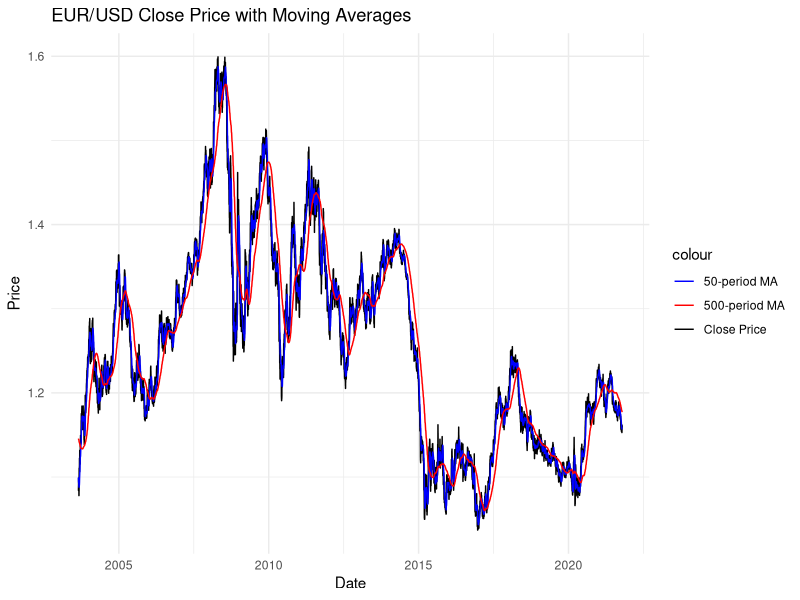
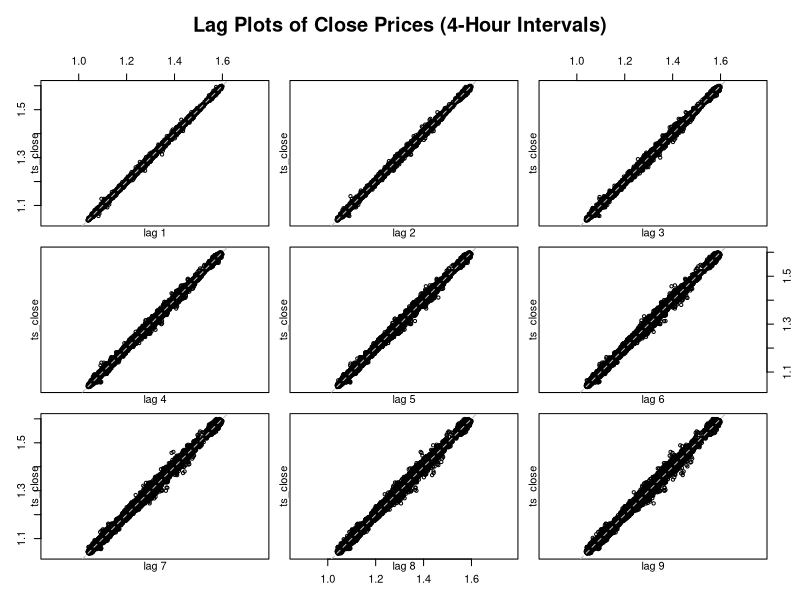
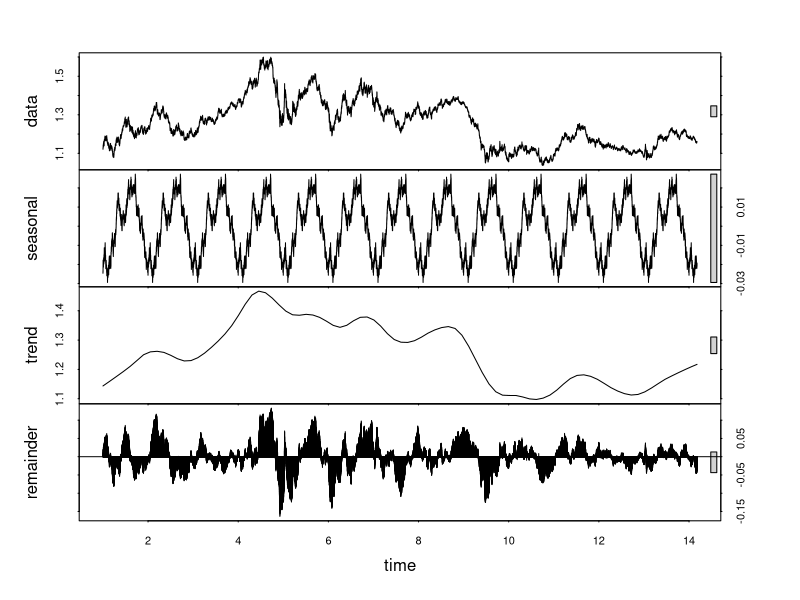

R code for these plots, in order:
## ---- chunk 1
library(TTR)
library(ggplot2)
data <- read.csv("./EURUSD_ForexTrading_4hrs.csv")
## ---- chunk 2
# Calcular las medias móviles
data$MA_short <- SMA(data$close, n = 50)  # Media móvil de 50 periodos
data$MA_long <- SMA(data$close, n = 500)  # Media móvil de 500 periodos
## ---- chunk 3
# Eliminar filas con NA en las medias móviles
data_clean <- na.omit(data)

# Crear el gráfico con las filas limpias
ggplot(data_clean, aes(x = as.POSIXct(Gmt.time, format = "%d.%m.%Y %H:%M:%S"))) +
  geom_line(aes(y = close, color = "Close Price")) +
  geom_line(aes(y = MA_short, color = "50-period MA")) +
  geom_line(aes(y = MA_long, color = "500-period MA")) +
  labs(title = "EUR/USD Close Price with Moving Averages",
       x = "Date", y = "Price") +
  scale_color_manual(values = c("Close Price" = "black", 
                                "50-period MA" = "blue", 
                                "500-period MA" = "red")) +
  theme_minimal()


## ---- chunk 4
# Crear la serie de tiempo con frecuencia de 6 (observaciones diarias)
ts_close <- ts(data$close, frequency = 6)  # 6 periodos por día
## ---- chunk 5
# Visualizar los rezagos con lag.plot
lag.plot(ts_close, lags = 9, layout = c(3, 3), main = "Lag Plots of Close Prices (4-Hour Intervals)")

## ---- chunk 6
library(forecast)

# Convertir los datos a una serie de tiempo (asumiendo que son horarios)
ts_data <- ts(data$close, frequency = 6 * 365)  # 6 datos diarios, 365 días al año

# Descomposición STL
decomposed <- stl(ts_data, s.window = "periodic")

# Graficar la descomposición
plot(decomposed)

